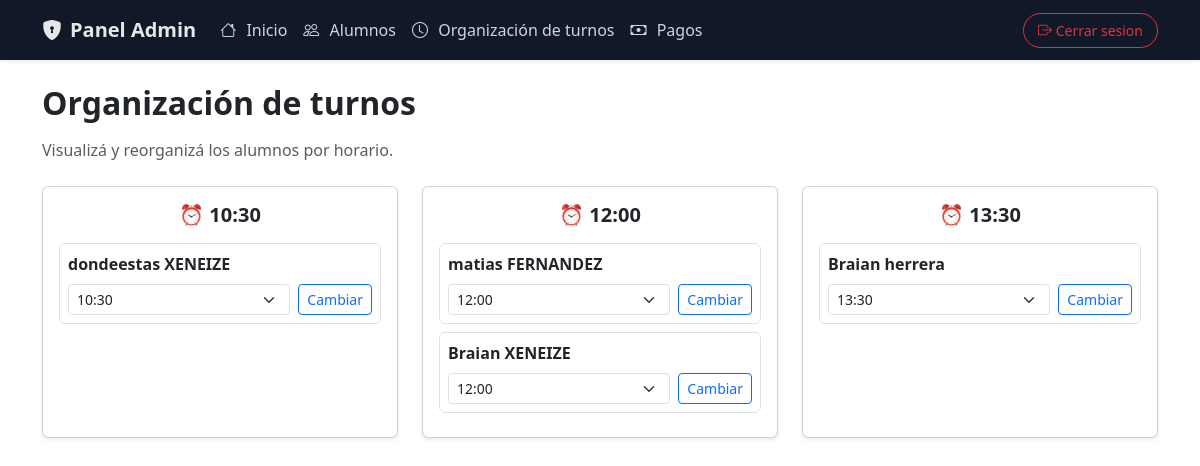
The app's page /admin/turnos, older data.
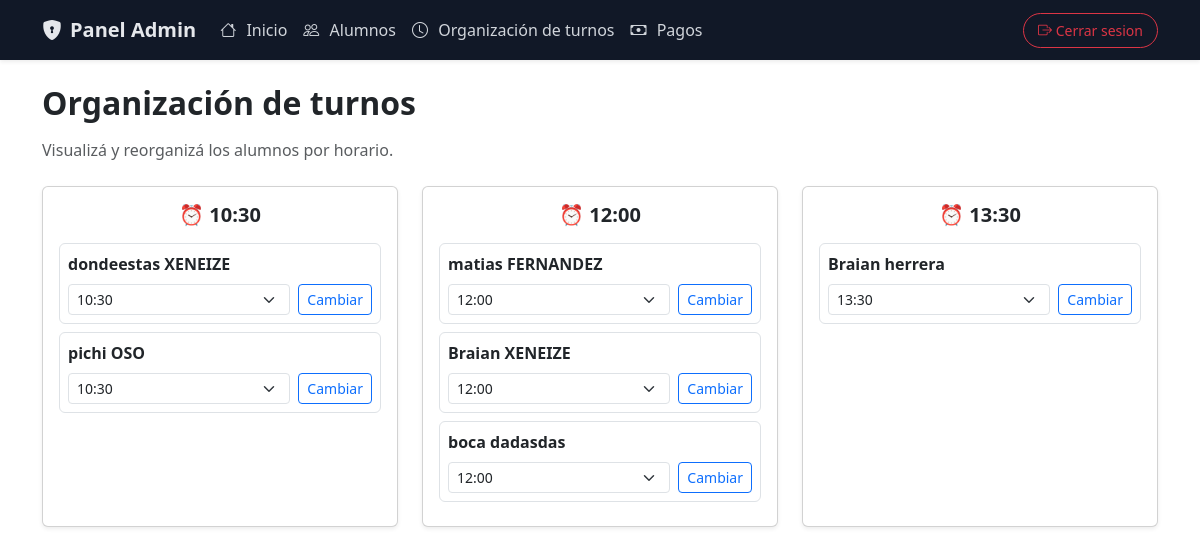
The same page, newer data.
### models.py (models this page shows)
class Alumno(db.Model):
    __tablename__ = "alumnos"
    id = db.Column(db.Integer, primary_key=True)
    nombre = db.Column(db.String(50), nullable=False)
    apellido = db.Column(db.String(50), nullable=False)
    dni = db.Column(db.String(20), nullable=False, unique=True)
    edad = db.Column(db.Integer, nullable=False)
    turno = db.Column(db.String(20), nullable=False)
    fecha_alta = db.Column(db.Date, default=date.today)
    pagos = db.relationship("Pago", backref="alumno", lazy=True)

### main.py (the view)
@app.route("/admin/turnos")
def admin_turnos():
    turnos = {
        "10:30": Alumno.query.filter_by(turno="10:30").all(),
        "12:00": Alumno.query.filter_by(turno="12:00").all(),
        "13:30": Alumno.query.filter_by(turno="13:30").all()
    }
    return render_template("admin/turnos.html", turnos=turnos)

### templates/admin/turnos.html (shortened to what this page needs)
{% extends "admin/base_admin.html" %}
{% block body %}
<h2 class="fw-bold mb-3">Organización de turnos</h2>
<p class="text-muted mb-4">
    Visualizá y reorganizá los alumnos por horario.
</p>
<div class="row g-4">
{% for horario, alumnos in turnos.items() %}
    <div class="col-md-4">
        <div class="card shadow-sm h-100">
            <div class="card-body">
                <h5 class="fw-bold text-center mb-3">⏰ {{ horario }}</h5>
                {% if alumnos %}
                    {% for alumno in alumnos %}
                    <div class="border rounded p-2 mb-2">
                        <strong>{{ alumno.nombre }} {{ alumno.apellido }}</strong>
                        <form
                            action="{{ url_for('cambiar_turno', id=alumno.id) }}"
                            method="POST"
                            class="mt-2 d-flex gap-2">
                            <select name="turno" class="form-select form-select-sm">
                                <option value="10:30" {% if alumno.turno == "10:30" %}selected{% endif %}>10:30</option>
                                <option value="12:00" {% if alumno.turno == "12:00" %}selected{% endif %}>12:00</option>
                                <option value="13:30" {% if alumno.turno == "13:30" %}selected{% endif %}>13:30</option>
                            </select>
                            <button class="btn btn-sm btn-outline-primary">
                                Cambiar
                            </button>
                        </form>
                    </div>
                    {% endfor %}
                {% else %}
                    <p class="text-muted text-center">
                        No hay alumnos en este turno
                    </p>
                {% endif %}
            </div>
        </div>
    </div>
{% endfor %}
</div>
{% endblock %}

### templates/admin/base_admin.html (shortened to what this page needs)
<!DOCTYPE html>
<html lang="en">
<head>
    <link href="https://cdn.jsdelivr.net/npm/bootstrap@5.3.8/dist/css/bootstrap.min.css" rel="stylesheet">
    <link href="https://cdn.jsdelivr.net/npm/bootstrap-icons/font/bootstrap-icons.css" rel="stylesheet">
</head>
<body>
    <nav class="navbar navbar-expand-lg navbar-dark admin-navbar shadow-sm">
        <div class="container">
            <a class="navbar-brand d-flex align-items-center gap-2" href="{{ url_for('admin_dashboard') }}">
                <i class="bi bi-shield-lock-fill fs-5"></i>
                <span class="fw-semibold">Panel Admin</span>
            </a>
            <div class="collapse navbar-collapse" id="menuAdmin">
                <ul class="navbar-nav me-auto mb-2 mb-lg-0">
                    <li class="nav-item">
                        <a class="nav-link admin-link" href="{{ url_for('admin_dashboard') }}">
                            <i class="bi bi-house"></i> Inicio
                        </a>
                    </li>
                    <li class="nav-item">
                        <a class="nav-link admin-link" href="{{ url_for('admin_alumnos') }}">
                            <i class="bi bi-people"></i> Alumnos
                        </a>
                    </li>
                    <li class="nav-item">
                        <a class="nav-link admin-link" href="{{ url_for('admin_turnos') }}">
                            <i class="bi bi-clock"></i> Organización de turnos
                        </a>
                    </li>
                    <li class="nav-item">
                        <a class="nav-link admin-link" href="{{ url_for('admin_pagos') }}">
                            <i class="bi bi-cash"></i> Pagos
                        </a>
                    </li>
                </ul>
                <a href="{{ url_for('principal') }}"
                   class="btn btn-sm btn-outline-danger btn-logout">
                    <i class="bi bi-box-arrow-right"></i> Cerrar sesion
                </a>
            </div>
        </div>
    </nav>
    <div class="container my-4">
        {% block body %}{% endblock %}
    </div>
</body>
</html>

### templates/admin/base_admin.html (style rules this page uses)
.admin-navbar { background-color: #111827; }
.admin-navbar .navbar-brand { color: #E5E7EB; }
.admin-link { color: #D1D5DB; padding: 10px 14px; border-radius: 6px; transition: all 0.2s ease; font-weight: 500; }
.admin-link i { margin-right: 6px; }
.btn-logout { border-radius: 20px; padding: 6px 14px; }

Row changes from the older to the newer data that the page shows:
added Alumno: nombre "pichi", apellido "OSO", turno "10:30"
added Alumno: nombre "boca", apellido "dadasdas", turno "12:00"
